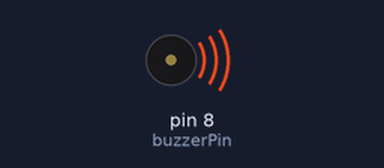
A sketch run on a simulated Arduino Uno, built with avr-gcc and run on an emulated ATmega328P. On the bench: buzzer (waves = sounding).

Above: at 0.2 s.
At 34.7 s:
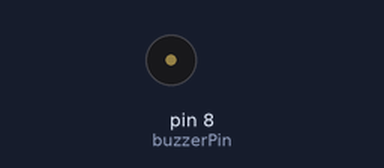
Timing chart, 0 to 40.0 s (numbered marks = the images above):
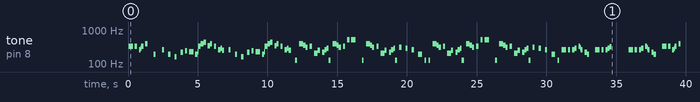

Measured:
- by itself, tone on pin 8 (buzzerPin): plays 328 Hz for 0.32 s, 328 Hz for 0.16 s, 261 Hz for 0.12 s, 290 Hz for 0.04 s, 328 Hz for 0.16 s, 391 Hz for 0.16 s … (136 notes in this stretch)

The sketch:

MarioTheme.ino
```cpp
// Play the Mario Bros theme song

#include "notes.h"

// According to the music sheets, there are 19 parts, an intro and then 9 parts repeated
const int numberOfSongParts = 20;

// How many notes there are in each defined song part
const int introNotes = 14;
const int page1Notes = 54;
const int page2Notes = 60;
const int page4Notes = 54;
const int page6Notes = 55;

// List of notes in the intro
const Note notesIntro[introNotes] =
{
  e4, e4, rest, e4, rest, c4, e4, rest, g4, rest, rest, g3, rest, rest, // 14
};

// List of notes in song part 1
const Note notesPage1[page1Notes] =
{
  c4, rest, g3, rest, e3, rest, a3, rest, b3, rest, b_3, a3, rest, // 13
  g3, e4, g4, a4, rest, f4, g4, rest, e4, rest, c4, d4, b3, rest,  // 14
  c4, rest, g3, rest, e3, rest, a3, rest, b3, rest, b_3, a3, rest, // 13
  g3, e4, g4, a4, rest, f4, g4, rest, e4, rest, c4, d4, b3, rest,  // 14 = 54
};

// List of notes in song part 2
const Note notesPage2[page2Notes] =
{
  c3, rest, g4, g_4, f4, ds4, rest, e4, rest, gs3, a3, c4, rest, a3, c4, d4, // 16
  c3, rest, g4, g_4, f4, ds4, rest, e4, rest, c5, rest, c5, c5, rest, rest,  // 15
  c3, rest, g4, g_4, f4, ds4, rest, e4, rest, gs3, a3, c4, rest, a3, c4, d4, // 16
  c3, rest, e_4, rest, d4, rest, c4, rest, g3, g3, rest, c3, rest,           // 13 = 60
};

// Song part 3 is the same as part 2

// List of notes in song part 4
const Note notesPage4[page4Notes] =
{
  c4, c4, rest, c4, rest, c4, d4, rest, e4, c4, rest, a3, g3, rest, rest, // 15
  c4, c4, rest, c4, rest, c4, d4, e4, rest, rest,                         // 10
  c4, c4, rest, c4, rest, c4, d4, rest, e4, c4, rest, a3, g3, rest, rest, // 15
  e4, e4, rest, e4, rest, c4, e4, rest, g4, rest, rest, g3, rest, rest,   // 14 = 54
};

// Song part 5 is the same as part 1

// List of notes in song part 6
const Note notesPage6[page6Notes] =
{
  e4, c4, rest, g3, rest, gs3, rest, a3, f4, rest, f4, a3, rest, rest, // 14
  b3, a4, a4, a4, g4, f4, e4, c4, rest, a3, g3, rest, rest,            // 13
  e4, c4, rest, g3, rest, gs3, rest, a3, f4, rest, f4, a3, rest, rest, // 14
  b3, f4, rest, f4, f4, e4, d4, c4, e3, rest, e3, c3, rest, rest,      // 14 = 55
};

// Song part 7 is the same as part 6
// Song part 8 is the same as part 4
// Song part 9 is the same as part 6

// The length of the notes in the intro
const NoteLength noteLengthsIntro[introNotes] =
{
  qn, qn, qn, qn, qn, qn, qn, qn, qn, qn, hn, qn, qn, hn,
};

// The length of the notes in song part 1
const NoteLength noteLengthsPage1[page1Notes] =
{
  qn, hn, qn, hn, qn, hn, qn, qn, qn, qn, qn, qn, qn,
  hnt, hnt, hnt, qn, qn, qn, qn, qn, qn, qn, qn, qn, qn, hn,
  qn, hn, qn, hn, qn, hn, qn, qn, qn, qn, qn, qn, qn,
  hnt, hnt, hnt, qn, qn, qn, qn, qn, qn, qn, qn, qn, qn, hn,
};

// The length of the notes in song part 2
const NoteLength noteLengthsPage2[page2Notes] =
{
  qn, qn, qn, qn, qn, qn, qn, qn, qn, qn, qn, qn, qn, qn, qn, qn,
  qn, qn, qn, qn, qn, qn, qn, qn, qn, qn, qn, qn, qn, qn, hn,
  qn, qn, qn, qn, qn, qn, qn, qn, qn, qn, qn, qn, qn, qn, qn, qn,
  qn, qn, qn, hn, qn, hn, qn, hn, qn, qn, qn, qn, qn,
};

// The length of the notes in song part 4
const NoteLength noteLengthsPage4[page4Notes] =
{
  qn, qn, qn, qn, qn, qn, qn, qn, qn, qn, qn, qn, qn, qn, hn,
  qn, qn, qn, qn, qn, qn, qn, qn, wn, wn,
  qn, qn, qn, qn, qn, qn, qn, qn, qn, qn, qn, qn, qn, qn, hn,
  qn, qn, qn, qn, qn, qn, qn, qn, qn, qn, hn, qn, qn, hn,
};

// The length of the notes in song part 6
const NoteLength noteLengthsPage6[page6Notes] =
{
  qn, qn, qn, qn, hn, qn, qn, qn, qn, qn, qn, qn, qn, hn,
  hnt, hnt, hnt, hnt, hnt, hnt, qn, qn, qn, qn, qn, qn, hn,
  qn, qn, qn, qn, hn, qn, qn, qn, qn, qn, qn, qn, qn, hn,
  qn, qn, qn, qn, hnt, hnt, hnt, qn, qn, qn, qn, qn, qn, hn,
};

// List of song parts that make up the whole song
const songPart songParts[numberOfSongParts] = {
  { introNotes, notesIntro, noteLengthsIntro },
  { page1Notes, notesPage1, noteLengthsPage1 },
  { page2Notes, notesPage2, noteLengthsPage2 },
  { page2Notes, notesPage2, noteLengthsPage2 },
  { page4Notes, notesPage4, noteLengthsPage4 },
  { page1Notes, notesPage1, noteLengthsPage1 },
  { page6Notes, notesPage6, noteLengthsPage6 },
  { page6Notes, notesPage6, noteLengthsPage6 },
  { page4Notes, notesPage4, noteLengthsPage4 },
  { page6Notes, notesPage6, noteLengthsPage6 },
  { page1Notes, notesPage1, noteLengthsPage1 },
  { page2Notes, notesPage2, noteLengthsPage2 },
  { page2Notes, notesPage2, noteLengthsPage2 },
  { page4Notes, notesPage4, noteLengthsPage4 },
  { page1Notes, notesPage1, noteLengthsPage1 },
  { page6Notes, notesPage6, noteLengthsPage6 },
  { page6Notes, notesPage6, noteLengthsPage6 },
  { page4Notes, notesPage4, noteLengthsPage4 },
  { page6Notes, notesPage6, noteLengthsPage6 },
};

const int buzzerPin    =  8; // Output pin for the buzzer

void setup() {
  pinMode(buzzerPin, OUTPUT);
}

// Play a sound with a specific frequency for a specified length
// Set frequency to 0 for no sound
// Based on http://www.faludi.com/itp/arduino/buzzer_example.pde
void buzz(int targetPin, long frequency, long length) {
  if (frequency == 0.0)
  {
    digitalWrite(targetPin,LOW);
    delay( length );
  }
  else
  {
    long delayValue = 1000000/frequency/2;
    long numCycles = frequency * length/ 1000;

    for (long i=0; i < numCycles; i++)
    {
      digitalWrite(targetPin,HIGH);
      delayMicroseconds(delayValue);
      digitalWrite(targetPin,LOW);
      delayMicroseconds(delayValue);
    }
  }
}

// Play a song part
// Takes the number of notes in the song part as input, as well as an array of note
// frequencies and an array of note lengths
void playSongPart( int numberOfNotes, const Note *notes, const NoteLength *lengths)
{
  for (int note = 0; note < numberOfNotes; note++)
  {
    buzz( buzzerPin, note_freq[notes[note]], lengths[note] );
  }
}

void loop() {
  for (int currentSongPart = 0; currentSongPart < numberOfSongParts; currentSongPart++) {
      playSongPart( songParts[currentSongPart].numberOfNotes,
                    songParts[currentSongPart].notes,
                    songParts[currentSongPart].lengths );
  }
  delay(30);
}
```

notes.h
```cpp
// Assignment 9. ARDUINO PROGRAMMING - INTO
// Last modification: 1.11.2012
// Authors:
//  Freyr Bergsteinsson <freyrb12@ru.is>
//  Egill Bjornsson <egillb12@ru.is>

// This work is licensed under the Creative Commons
// Attribution-NonCommercial-ShareAlike 3.0 Unported License.
// To view a copy of this license, visit
// http://creativecommons.org/licenses/by-nc-sa/3.0/

// Notes include file
// Contains a list of known notes and their frequencies, and a list of note lengths.
// Also contains the struct for a song part

enum Note
{
  c3 = 0, cs3 = 1, d_3 = 1, d3 = 2, ds3 = 3,
  e_3 = 3, e3 = 4, es3 = 5, f_3 = 4, f3 = 5, fs3 = 6,
  g_3 = 6, g3 = 7, gs3 = 8, a_3 = 8, a3 = 9, as3 = 10,
  b_3 = 10, b3 = 11, bs3 = 12, c_4 = 11, c4 = 12, cs4 = 13,
  d_4 = 13, d4 = 14, ds4 = 15, e_4 = 15, e4 = 16, es4 = 17,
  f_4 = 16, f4 = 17, fs4 = 18, g_4 = 18, g4 = 19, gs4 = 20,
  a_4 = 20, a4 = 21, as4 = 22, b_4 = 22, b4 = 23, bs4 = 24,
  c_5 = 23, c5 = 24, cs5 = 25, d_5 = 25, d5 = 26, ds5 = 27,
  e_5 = 27, e5 = 28, es5 = 29, f_5 = 28, f5 = 29, fs5 = 30,
  g_5 = 30, g5 = 31, gs5 = 32, a_5 = 32, a5 = 33, as5 = 34,
  b_5 = 34, b5 = 35, bs5 = 36, c_6 = 35, c6 = 36, rest = 37
};

// Length of notes, in ms
enum NoteLength
{
  en = 75, // Eigth-part note
  qn = 150, // Quarter note
  hn = 300, // Half note
  hnt = 200, // Half note triplet
  wn = 600 // Whole note
};

// List of frequencies for each note, starting with C3, up to C6
const float note_freq[38] =
{ 130.81, 138.59, 146.83, 155.56, 164.81, 174.61, 185.00, 196.00, // c3-g3
  207.65, 220.00, 233.08, 246.94, 261.63, 277.18, 293.66, 311.13, // gs3-ds4
  329.63, 349.23, 369.99, 392.00, 415.30, 440.00, 466.16, 493.88, // e4-b4
  523.25, 554.37, 587.33, 622.25, 659.26, 698.46, 739.99, 783.99, // c5-g5
  830.61, 880.00, 932.33, 987.77, 1046.50, 0.0                    // gs5-c6
};

struct songPart
{
  int numberOfNotes;
  const Note *notes;
  const NoteLength *lengths;
};
```
